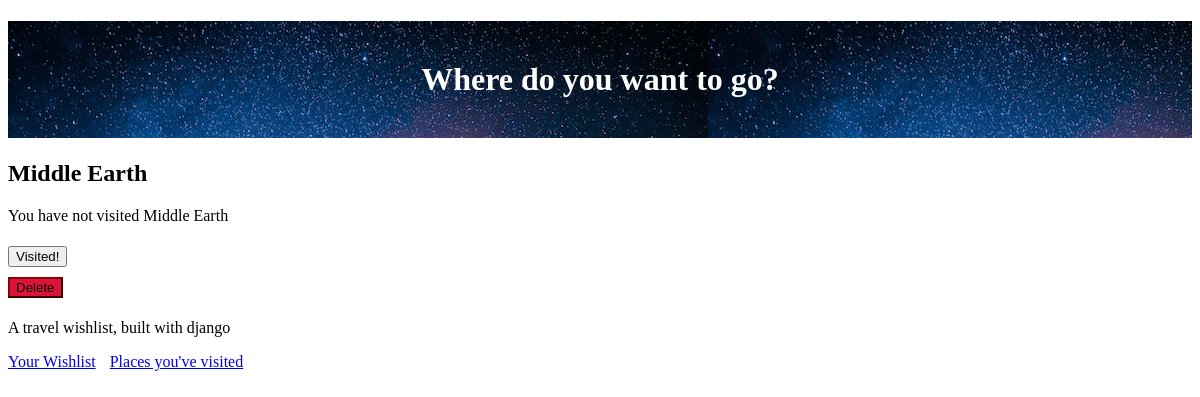
The app's page /place/7/place_detail/ (signed in), older data.
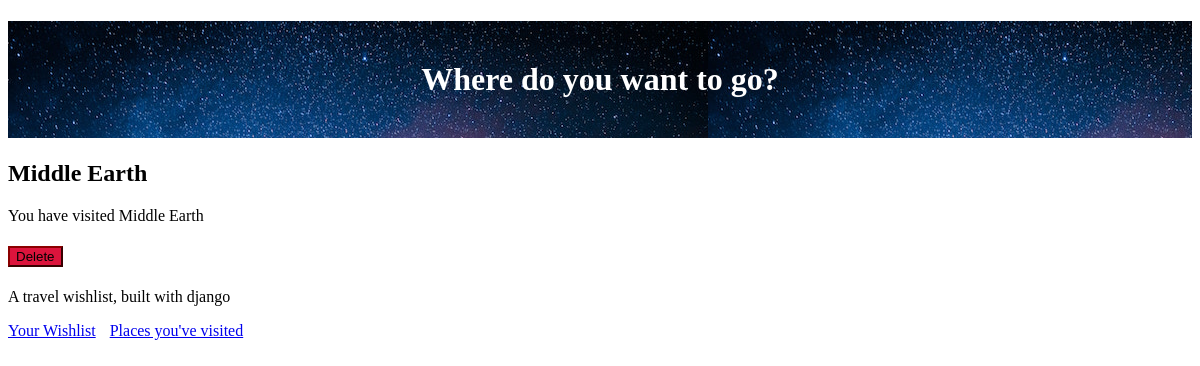
The same page, newer data.
### travel_wishlist/models.py (models this page shows, shortened)
class Place(models.Model):
    user = models.ForeignKey('auth.User', null=False, on_delete=models.CASCADE)
    name = models.CharField(max_length=200)
    visited = models.BooleanField(default=False)
    notes = models.TextField(blank=True, null=True)
    date_visited = models.DateField(blank=True, null=True)
    photo = models.ImageField(upload_to='user_images/', blank=True, null=True)

### travel_wishlist/views.py (the view)
# urls.py: path('place/<int:place_pk>/place_detail/', views.place_detail, name='place_detail'),
@login_required
def place_detail(request, place_pk):
    place = get_object_or_404(Place, pk=place_pk)
    return render(request, 'travel_wishlist/place_detail.html', {'place': place})

### travel_wishlist/templates/travel_wishlist/place_detail.html (shortened to what this page needs)
{% extends 'travel_wishlist/base.html' %}
{% load static %}
{% block content %}
<h2>{{ place.name }}</h2>
{% if place.visited %}
    <p>You have visited {{ place.name }}</p>
{% else %}
    <p>You have not visited {{ place.name }}</p>
    <form action="{% url 'place_was_visited' place.pk %}" method="POST">
        <button type="submit" class="visited">Visited!</button>
    </form>
{% endif %}
<form action="{% url 'delete_place' place.pk %}" method="POST">
    <button type="submit" class="delete">Delete</button>
</form>
{% endblock %}

Row changes from the older to the newer data that the page shows:
changed Place "Middle Earth": visited False → True (drawn)
Text that changed along with them:
text no longer shown: "You have not visited Visited!"
text now shown: "You have visited"
